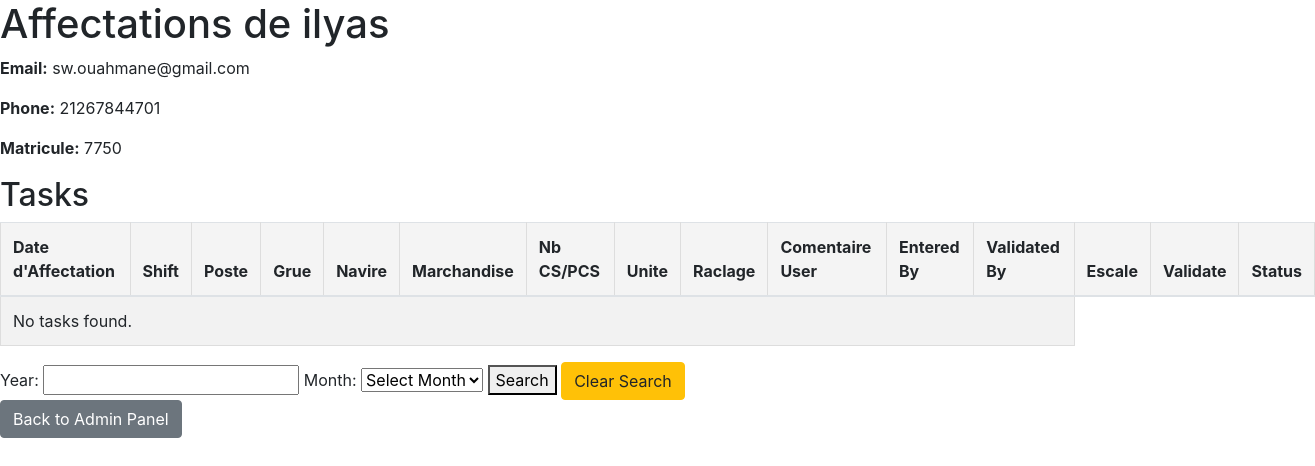
The page /view_user_tasks/5 (signed in) on the database its author committed.
### app/models.py (models this page shows, shortened)
class User(db.Model, UserMixin):
    id = db.Column(db.Integer, primary_key=True)
    username = db.Column(db.String(150), unique=True, nullable=False)
    email = db.Column(db.String(150), unique=True, nullable=False)
    matricule = db.Column(db.String(15), unique=True, nullable=False)
    fonction = db.Column(db.String(150), nullable=False)
    prenom = db.Column(db.String(150), nullable=False)
    shift = db.Column(db.String(150), nullable=False)
    phone = db.Column(db.String(15), unique=True, nullable=False)
    profile_image = db.Column(db.String(150), nullable=True)
    password = db.Column(db.String(200), nullable=False)
    is_admin = db.Column(db.Boolean, default=False)
    is_super_admin = db.Column(db.Boolean, default=False)  # New field
    last_update = db.Column(db.DateTime, default=datetime.utcnow)
    is_approved = db.Column(db.Boolean, default=False)
    tasks = db.relationship('Todo', backref='user',
                            lazy=True, cascade="all, delete-orphan")
    is_pending = db.Column(db.Boolean, default=True)

### app/routes/tasks.py (the view, shortened to what this page needs)
@bp.route('/view_user_tasks/<int:user_id>', methods=['GET', 'POST'])
@login_required
def view_user_tasks(user_id):
    user = User.query.get_or_404(user_id)
    page = request.args.get('page', 1, type=int)
    search_year = request.args.get('year', type=int)
    search_month = request.args.get('month', type=int)
    query = Todo.query.filter_by(user_id=user_id)
    if search_year and search_month:
        query = query.filter(db.extract('year', Todo.date_created) == search_year,
                             db.extract('month', Todo.date_created) == search_month)
    tasks = query.paginate(page=page, per_page=10)
    return render_template('view_tasks.html', user=user, tasks=tasks, search_year=search_year, search_month=search_month)

### app/__init__.py (called while the page is built)
def create_app():
    app = Flask(__name__, instance_relative_config=True)
    app.config.from_object(Config)
    db.init_app(app)
    migrate = Migrate(app, db)
    login_manager.init_app(app)
    from .routes.auth import bp as auth_bp
    from .routes.admin import bp as admin_bp
    from .routes.main import bp as main_bp
    from .routes.tasks import bp as tasks_bp
    from .routes.user import bp as user_bp
    app.register_blueprint(auth_bp)
    app.register_blueprint(admin_bp)
    app.register_blueprint(main_bp)
    app.register_blueprint(tasks_bp)
    app.register_blueprint(user_bp)
    from .models import User
    @login_manager.user_loader
    def load_user(user_id):
        return User.query.get(int(user_id))
    with app.app_context():
        """

        db.drop_all()
        db.create_all()
        """
        create_default_admin()
    return app

### app/templates/view_tasks.html (shortened to what this page needs)
<!DOCTYPE html>
<html lang="en">
<head>
    <link href="https://stackpath.bootstrapcdn.com/bootstrap/4.5.2/css/bootstrap.min.css" rel="stylesheet">
    <link rel="stylesheet" href="{{ url_for('static', filename='css/view_task.css') }}">
</head>
<body>
    <h1>Affectations de {{ user.username }}</h1>
    <p><strong>Email:</strong> {{ user.email }}</p>
    <p><strong>Phone:</strong> {{ user.phone }}</p>
    <p><strong>Matricule:</strong> {{ user.matricule }}</p>
    <h2>Tasks</h2>
    <table class="table table-striped table-hover">
        <thead>
            <tr>
                <th>Date d'Affectation</th>
                <th>Shift</th>
                <th>Poste</th>
                <th>Grue</th>
                <th>Navire</th>
                <th>Marchandise</th>
                <th>Nb CS/PCS</th>
                <th>Unite</th>
                <th>Raclage</th>
                <th>Comentaire User</th>
                <th>Entered By</th>
                <th>Validated By</th>
                <th>Escale</th>
                <th>Validate</th>
                <th>Status</th>
            </tr>
        </thead>
        <tbody>
            {% for task in tasks %}
            <tr>
                <td>{{ task.date_created.strftime('%d/%m/%Y') }}</td>
                <td>{{ task.shift }}</td>
                <td>{{ task.poste }}</td>
                <td>{{ task.grue }}</td>
                <td>{{ task.navire }}</td>
                <td>{{ task.marchandise }}</td>
                <td>{{ task.nb_cs_pcs }}</td>
                <td>{{ task.unite }}</td>
                <td>{{ task.raclage }}</td>
                <td>{{task.comentaire}}</td>
                <td>{{ task.user.username }}</td>
                <td>{{ task.validated_by or 'Not validated yet' }}</td>
                <td>
                    <form id="escale-form"
                        action="{{ url_for('tasks.validate_task', task_id=task.id, action='validate') }}" method="POST">
                        <input type="text" name="Escale" id="Escale" placeholder="Enter numero d'escale"
                            value="{{ task.Escale or '' }}">
                        <input type="hidden" name="remark" value="">
                    </form>
                </td>
                <td>
                    <button type="button" class="btn btn-primary" data-toggle="modal" data-target="#remarkModal"
                        data-action="validate" data-task-id="{{ task.id }}" {% if (task.status=='Validated' or
                        task.status=='Rejected' ) and (task.validated_by !=current_user.username) and
                        (current_user.matricule !='ADMIN0001' ) %}disabled{% endif %}>
                        Validate
                    </button>
                    <button type="button" class="btn btn-danger" data-toggle="modal" data-target="#remarkModal"
                        data-action="reject" data-task-id="{{ task.id }}" {% if (task.status=='Rejected' or
                        task.status=='Validated' ) and (task.validated_by !=current_user.username) and
                        (current_user.matricule !='ADMIN0001' ) %}disabled{% endif %}>
                        Reject
                    </button>
                </td>
                <td>{{ task.status or 'Att Validation' }}</td>
            </tr>
            {% else %}
            <tr>
                <td colspan="12">No tasks found.</td>
            </tr>
            {% endfor %}
        </tbody>
    </table>
    <div class="search-form">
        <form method="GET" action="{{ url_for('tasks.view_user_tasks', user_id=user.id) }}">
            <label for="year">Year:</label>
            <input type="number" id="year" name="year" required>
            <label for="month">Month:</label>
            <select id="month" name="month" required>
                <option value="">Select Month</option>
            </select>
            <button type="submit">Search</button>
            <a href="{{ url_for('tasks.view_user_tasks', user_id=user.id) }}" class="btn btn-warning"
                style="text-decoration: none;">Clear
                Search</a>
        </form>
    </div>
    <a href="{{ url_for('admin.admin') }}" class="btn btn-secondary">Back to Admin Panel</a>
</body>
</html>

### app/static/css/view_task.css (style rules this page uses)
table { width: 100%; border-collapse: collapse; }
th, td { padding: 10px; border: 1px solid #ddd; text-align: left; }
th { background-color: #f4f4f4; }

### rows shown on the page
User: username "ilyas", email "sw.ouahmane@gmail.com", phone "21267844701", matricule "7750"
